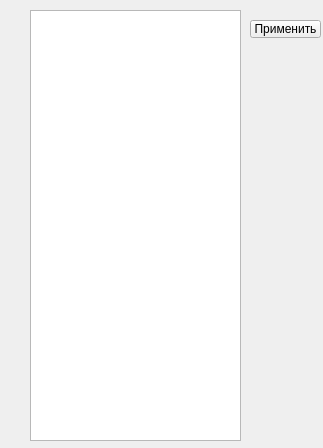
<?xml version="1.0" encoding="UTF-8"?>
<ui version="4.0">
 <class>FormSettingsOnLoadForms</class>
 <widget class="QWidget" name="FormSettingsOnLoadForms">
  <property name="geometry">
   <rect>
    <x>0</x>
    <y>0</y>
    <width>323</width>
    <height>448</height>
   </rect>
  </property>
  <property name="windowTitle">
   <string>Form</string>
  </property>
  <widget class="QPushButton" name="pbApply">
   <property name="geometry">
    <rect>
     <x>250</x>
     <y>20</y>
     <width>71</width>
     <height>18</height>
    </rect>
   </property>
   <property name="text">
    <string>Применить</string>
   </property>
  </widget>
  <widget class="QTableWidget" name="twForms">
   <property name="geometry">
    <rect>
     <x>30</x>
     <y>10</y>
     <width>211</width>
     <height>431</height>
    </rect>
   </property>
  </widget>
 </widget>
 <resources/>
 <connections/>
</ui>
